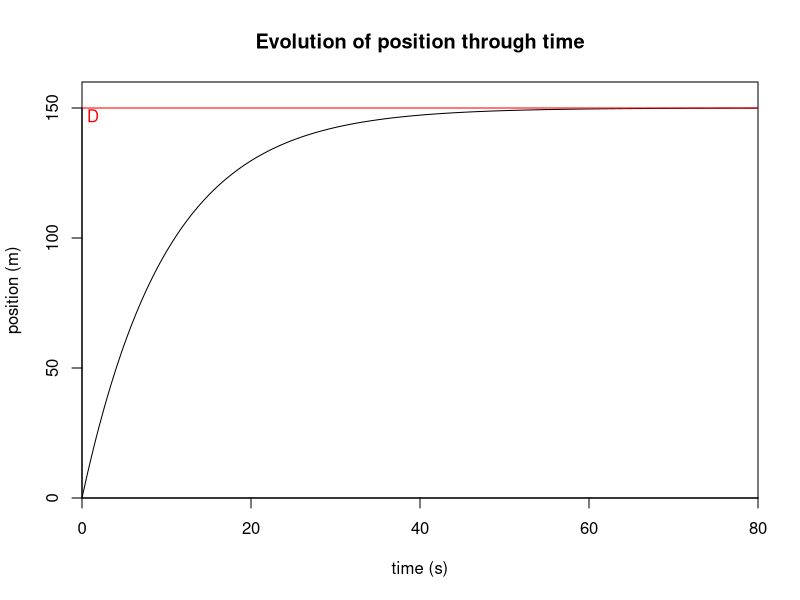

Generate this figure with R:
## ---- chunk 1
require(stats)
D = 150
T = 10
t = seq(0, 80, 0.01)
x = -D*exp(-(t/T))+D
v = (D/T)*exp(-(t/T))
plot(t, x, type="l", main="Evolution of position through time", xlab="time (s)", ylab="position (m)", xlim=c(0,80), ylim=c(0, D+10),  xaxs = "i", yaxs = "i")
abline(h=D, col="red")
text(2, D-3, "D", 1, col="red")
